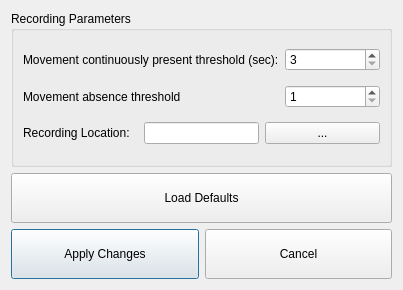
<?xml version="1.0" encoding="UTF-8"?>
<ui version="4.0">
 <class>Dialog</class>
 <widget class="QDialog" name="Dialog">
  <property name="geometry">
   <rect>
    <x>0</x>
    <y>0</y>
    <width>379</width>
    <height>290</height>
   </rect>
  </property>
  <property name="windowTitle">
   <string>Dialog</string>
  </property>
  <layout class="QGridLayout" name="gridLayout">
   <item row="3" column="0">
    <widget class="QPushButton" name="applyChangesBtn">
     <property name="sizePolicy">
      <sizepolicy hsizetype="Minimum" vsizetype="Fixed">
       <horstretch>0</horstretch>
       <verstretch>0</verstretch>
      </sizepolicy>
     </property>
     <property name="minimumSize">
      <size>
       <width>0</width>
       <height>50</height>
      </size>
     </property>
     <property name="text">
      <string>Apply Changes</string>
     </property>
     <property name="autoDefault">
      <bool>true</bool>
     </property>
     <property name="flat">
      <bool>false</bool>
     </property>
    </widget>
   </item>
   <item row="3" column="1">
    <widget class="QPushButton" name="cancelBtn">
     <property name="sizePolicy">
      <sizepolicy hsizetype="Minimum" vsizetype="Fixed">
       <horstretch>0</horstretch>
       <verstretch>0</verstretch>
      </sizepolicy>
     </property>
     <property name="minimumSize">
      <size>
       <width>0</width>
       <height>50</height>
      </size>
     </property>
     <property name="text">
      <string>Cancel</string>
     </property>
    </widget>
   </item>
   <item row="0" column="0" colspan="2">
    <widget class="QGroupBox" name="groupBox_4">
     <property name="title">
      <string>Recording Parameters</string>
     </property>
     <layout class="QGridLayout" name="gridLayout_2">
      <item row="2" column="0">
       <layout class="QHBoxLayout" name="horizontalLayout_3">
        <item>
         <widget class="QLabel" name="RecordingLocationLabel">
          <property name="sizePolicy">
           <sizepolicy hsizetype="Minimum" vsizetype="Preferred">
            <horstretch>0</horstretch>
            <verstretch>0</verstretch>
           </sizepolicy>
          </property>
          <property name="text">
           <string>Recording Location:</string>
          </property>
         </widget>
        </item>
        <item>
         <widget class="QLineEdit" name="RecordingLocationLineEdit">
          <property name="sizePolicy">
           <sizepolicy hsizetype="Minimum" vsizetype="Fixed">
            <horstretch>0</horstretch>
            <verstretch>0</verstretch>
           </sizepolicy>
          </property>
          <property name="minimumSize">
           <size>
            <width>0</width>
            <height>0</height>
           </size>
          </property>
          <property name="readOnly">
           <bool>true</bool>
          </property>
         </widget>
        </item>
        <item>
         <widget class="QPushButton" name="BrowseFoldersBtn">
          <property name="sizePolicy">
           <sizepolicy hsizetype="Minimum" vsizetype="Fixed">
            <horstretch>0</horstretch>
            <verstretch>0</verstretch>
           </sizepolicy>
          </property>
          <property name="minimumSize">
           <size>
            <width>20</width>
            <height>0</height>
           </size>
          </property>
          <property name="text">
           <string>...</string>
          </property>
         </widget>
        </item>
       </layout>
      </item>
      <item row="1" column="0">
       <layout class="QHBoxLayout" name="horizontalLayout_2">
        <item>
         <widget class="QLabel" name="MovementAbsentThresholdLabel">
          <property name="text">
           <string>Movement absence threshold</string>
          </property>
         </widget>
        </item>
        <item>
         <spacer name="horizontalSpacer_3">
          <property name="orientation">
           <enum>Qt::Horizontal</enum>
          </property>
          <property name="sizeHint" stdset="0">
           <size>
            <width>20</width>
            <height>20</height>
           </size>
          </property>
         </spacer>
        </item>
        <item>
         <widget class="QSpinBox" name="MovementAbsenceThresholdSpinBox">
          <property name="sizePolicy">
           <sizepolicy hsizetype="Maximum" vsizetype="Fixed">
            <horstretch>0</horstretch>
            <verstretch>0</verstretch>
           </sizepolicy>
          </property>
          <property name="minimumSize">
           <size>
            <width>95</width>
            <height>0</height>
           </size>
          </property>
          <property name="minimum">
           <number>1</number>
          </property>
          <property name="maximum">
           <number>300</number>
          </property>
         </widget>
        </item>
       </layout>
      </item>
      <item row="0" column="0">
       <layout class="QHBoxLayout" name="horizontalLayout_4">
        <item>
         <widget class="QLabel" name="MovementPresentLabel">
          <property name="text">
           <string>Movement continuously present threshold (sec):</string>
          </property>
         </widget>
        </item>
        <item>
         <widget class="QSpinBox" name="MovementPresentThresholdSpinBox">
          <property name="sizePolicy">
           <sizepolicy hsizetype="Maximum" vsizetype="Fixed">
            <horstretch>0</horstretch>
            <verstretch>0</verstretch>
           </sizepolicy>
          </property>
          <property name="minimumSize">
           <size>
            <width>95</width>
            <height>0</height>
           </size>
          </property>
          <property name="minimum">
           <number>3</number>
          </property>
          <property name="maximum">
           <number>3600</number>
          </property>
         </widget>
        </item>
       </layout>
      </item>
     </layout>
    </widget>
   </item>
   <item row="2" column="0" colspan="2">
    <widget class="QPushButton" name="loadDefaultBtn">
     <property name="minimumSize">
      <size>
       <width>0</width>
       <height>50</height>
      </size>
     </property>
     <property name="text">
      <string>Load Defaults</string>
     </property>
    </widget>
   </item>
  </layout>
 </widget>
 <resources/>
 <connections/>
</ui>
